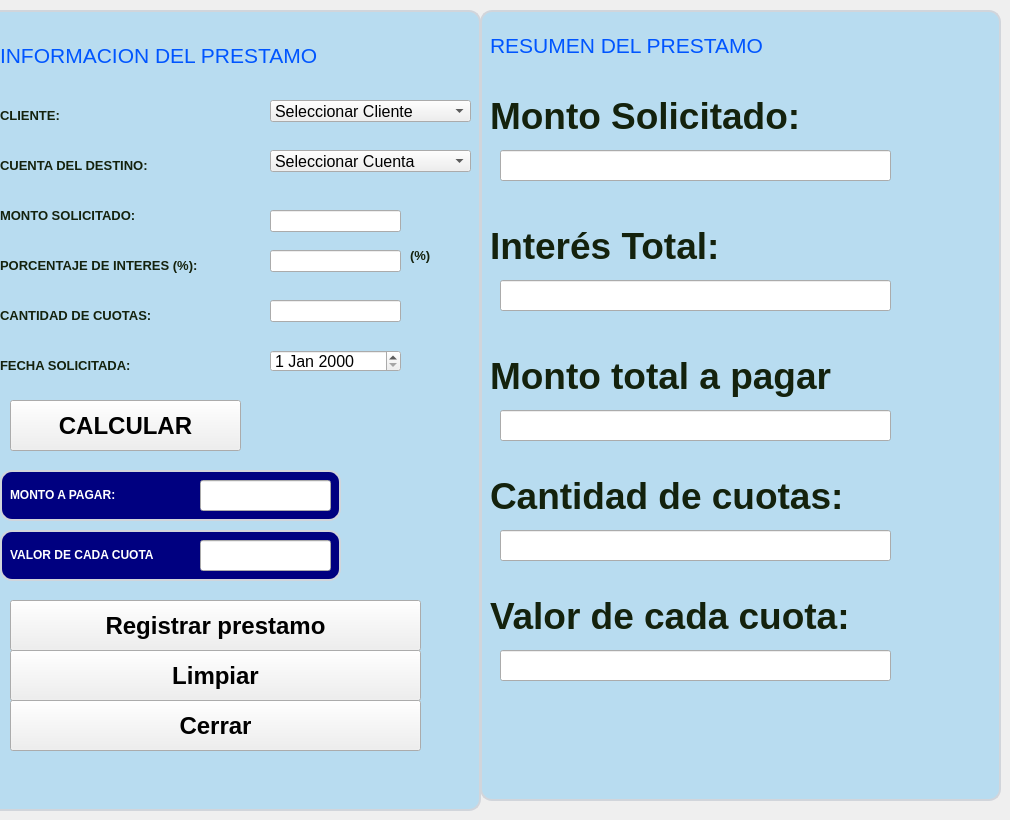
     <widget class="QWidget" name="tab">
      <attribute name="title">
       <string>Solicitar Prestamo</string>
      </attribute>
      <widget class="QLabel" name="label_69">
       <property name="geometry">
        <rect>
         <x>0</x>
         <y>20</y>
         <width>391</width>
         <height>71</height>
        </rect>
       </property>
       <property name="font">
        <font>
         <pointsize>16</pointsize>
         <weight>50</weight>
         <bold>false</bold>
        </font>
       </property>
       <property name="text">
        <string>&lt;html&gt;&lt;head/&gt;&lt;body&gt;&lt;p&gt;&lt;span style=&quot; color: #0055FF;;&quot;&gt;INFORMACION DEL PRESTAMO&lt;/span&gt;&lt;/p&gt;&lt;/body&gt;&lt;/html&gt;</string>
       </property>
      </widget>
      <widget class="QLabel" name="label_70">
       <property name="geometry">
        <rect>
         <x>0</x>
         <y>90</y>
         <width>231</width>
         <height>51</height>
        </rect>
       </property>
       <property name="font">
        <font>
         <pointsize>10</pointsize>
         <weight>75</weight>
         <bold>true</bold>
        </font>
       </property>
       <property name="styleSheet">
        <string notr="true">color: #14220D;</string>
       </property>
       <property name="text">
        <string>CLIENTE:</string>
       </property>
      </widget>
      <widget class="QLabel" name="label_71">
       <property name="geometry">
        <rect>
         <x>-40</x>
         <y>10</y>
         <width>521</width>
         <height>801</height>
        </rect>
       </property>
       <property name="font">
        <font>
         <pointsize>14</pointsize>
        </font>
       </property>
       <property name="styleSheet">
        <string notr="true">QLabel {
    background-color: #B8DCF0;
    color: #14220D;
    border: 2px solid #D1D5DB;
    border-radius: 12px;
    padding: 10px;
}</string>
       </property>
       <property name="text">
        <string/>
       </property>
      </widget>
      <widget class="QLabel" name="label_72">
       <property name="geometry">
        <rect>
         <x>0</x>
         <y>140</y>
         <width>231</width>
         <height>51</height>
        </rect>
       </property>
       <property name="font">
        <font>
         <pointsize>10</pointsize>
         <weight>75</weight>
         <bold>true</bold>
        </font>
       </property>
       <property name="styleSheet">
        <string notr="true">color: #14220D;</string>
       </property>
       <property name="text">
        <string>CUENTA DEL DESTINO:</string>
       </property>
      </widget>
      <widget class="QLabel" name="label_73">
       <property name="geometry">
        <rect>
         <x>0</x>
         <y>190</y>
         <width>231</width>
         <height>51</height>
        </rect>
       </property>
       <property name="font">
        <font>
         <pointsize>10</pointsize>
         <weight>75</weight>
         <bold>true</bold>
        </font>
       </property>
       <property name="styleSheet">
        <string notr="true">color: #14220D;</string>
       </property>
       <property name="text">
        <string>MONTO SOLICITADO:</string>
       </property>
      </widget>
      <widget class="QLabel" name="label_74">
       <property name="geometry">
        <rect>
         <x>0</x>
         <y>240</y>
         <width>281</width>
         <height>51</height>
        </rect>
       </property>
       <property name="font">
        <font>
         <pointsize>10</pointsize>
         <weight>75</weight>
         <bold>true</bold>
        </font>
       </property>
       <property name="styleSheet">
        <string notr="true">color: #14220D;</string>
       </property>
       <property name="text">
        <string>PORCENTAJE DE INTERES (%):</string>
       </property>
      </widget>
      <widget class="QLabel" name="label_75">
       <property name="geometry">
        <rect>
         <x>0</x>
         <y>290</y>
         <width>281</width>
         <height>51</height>
        </rect>
       </property>
       <property name="font">
        <font>
         <pointsize>10</pointsize>
         <weight>75</weight>
         <bold>true</bold>
        </font>
       </property>
       <property name="styleSheet">
        <string notr="true">color: #14220D;</string>
       </property>
       <property name="text">
        <string>CANTIDAD DE CUOTAS:</string>
       </property>
      </widget>
      <widget class="QLabel" name="label_76">
       <property name="geometry">
        <rect>
         <x>0</x>
         <y>340</y>
         <width>281</width>
         <height>51</height>
        </rect>
       </property>
       <property name="font">
        <font>
         <pointsize>10</pointsize>
         <weight>75</weight>
         <bold>true</bold>
        </font>
       </property>
       <property name="styleSheet">
        <string notr="true">color: #14220D;</string>
       </property>
       <property name="text">
        <string>FECHA SOLICITADA:</string>
       </property>
      </widget>
      <widget class="QLabel" name="label_77">
       <property name="geometry">
        <rect>
         <x>0</x>
         <y>470</y>
         <width>341</width>
         <height>51</height>
        </rect>
       </property>
       <property name="font">
        <font>
         <pointsize>14</pointsize>
        </font>
       </property>
       <property name="styleSheet">
        <string notr="true">QLabel {
    background-color: navy;
    color: #14220D;
    border: 2px solid #D1D5DB;
    border-radius: 12px;
    padding: 10px;
}</string>
       </property>
       <property name="text">
        <string/>
       </property>
      </widget>
      <widget class="QLabel" name="label_78">
       <property name="geometry">
        <rect>
         <x>480</x>
         <y>10</y>
         <width>521</width>
         <height>791</height>
        </rect>
       </property>
       <property name="font">
        <font>
         <pointsize>36</pointsize>
        </font>
       </property>
       <property name="styleSheet">
        <string notr="true">QLabel {
    background-color: #B8DCF0;
    color: #14220D;
    border: 2px solid #D1D5DB;
    border-radius: 12px;
    padding: 10px;
}</string>
       </property>
       <property name="text">
        <string/>
       </property>
      </widget>
      <widget class="QLabel" name="label_79">
       <property name="geometry">
        <rect>
         <x>0</x>
         <y>530</y>
         <width>341</width>
         <height>51</height>
        </rect>
       </property>
       <property name="font">
        <font>
         <pointsize>14</pointsize>
        </font>
       </property>
       <property name="styleSheet">
        <string notr="true">QLabel {
    background-color: navy;
    color: #14220D;
    border: 2px solid #D1D5DB;
    border-radius: 12px;
    padding: 10px;
}</string>
       </property>
       <property name="text">
        <string/>
       </property>
      </widget>
      <widget class="QLabel" name="label_80">
       <property name="geometry">
        <rect>
         <x>10</x>
         <y>470</y>
         <width>141</width>
         <height>51</height>
        </rect>
       </property>
       <property name="font">
        <font>
         <pointsize>9</pointsize>
         <weight>75</weight>
         <bold>true</bold>
        </font>
       </property>
       <property name="text">
        <string>&lt;html&gt;&lt;head/&gt;&lt;body&gt;&lt;p&gt;&lt;span style=&quot;color: #FFFFFF;&quot;&gt; MONTO A PAGAR:
&lt;/span&gt;&lt;/p&gt;&lt;/body&gt;&lt;/html&gt;</string>
       </property>
      </widget>
      <widget class="QLabel" name="label_81">
       <property name="geometry">
        <rect>
         <x>10</x>
         <y>530</y>
         <width>201</width>
         <height>51</height>
        </rect>
       </property>
       <property name="font">
        <font>
         <pointsize>9</pointsize>
         <weight>75</weight>
         <bold>true</bold>
        </font>
       </property>
       <property name="text">
        <string>&lt;html&gt;&lt;head/&gt;&lt;body&gt;&lt;p&gt;&lt;span style=&quot;color: #FFFFFF;&quot;&gt; VALOR DE CADA CUOTA
&lt;/span&gt;&lt;/p&gt;&lt;/body&gt;&lt;/html&gt;</string>
       </property>
      </widget>
      <widget class="QPushButton" name="pushButton_28">
       <property name="geometry">
        <rect>
         <x>10</x>
         <y>400</y>
         <width>231</width>
         <height>51</height>
        </rect>
       </property>
       <property name="font">
        <font>
         <pointsize>18</pointsize>
         <weight>75</weight>
         <bold>true</bold>
        </font>
       </property>
       <property name="text">
        <string>CALCULAR</string>
       </property>
       <property name="icon">
        <iconset>
         <normaloff>Imagenes/verificar.png</normaloff>Imagenes/verificar.png</iconset>
       </property>
       <property name="iconSize">
        <size>
         <width>50</width>
         <height>40</height>
        </size>
       </property>
      </widget>
      <widget class="QPushButton" name="pushButton_29">
       <property name="geometry">
        <rect>
         <x>10</x>
         <y>600</y>
         <width>411</width>
         <height>51</height>
        </rect>
       </property>
       <property name="font">
        <font>
         <pointsize>18</pointsize>
         <weight>75</weight>
         <bold>true</bold>
        </font>
       </property>
       <property name="text">
        <string>Registrar prestamo</string>
       </property>
       <property name="icon">
        <iconset>
         <normaloff>Imagenes/verificar.png</normaloff>Imagenes/verificar.png</iconset>
       </property>
       <property name="iconSize">
        <size>
         <width>50</width>
         <height>40</height>
        </size>
       </property>
      </widget>
      <widget class="QPushButton" name="pushButton_30">
       <property name="geometry">
        <rect>
         <x>10</x>
         <y>650</y>
         <width>411</width>
         <height>51</height>
        </rect>
       </property>
       <property name="font">
        <font>
         <pointsize>18</pointsize>
         <weight>75</weight>
         <bold>true</bold>
        </font>
       </property>
       <property name="text">
        <string>Limpiar</string>
       </property>
       <property name="icon">
        <iconset>
         <normaloff>Imagenes/verificar.png</normaloff>Imagenes/verificar.png</iconset>
       </property>
       <property name="iconSize">
        <size>
         <width>50</width>
         <height>40</height>
        </size>
       </property>
      </widget>
      <widget class="QPushButton" name="pushButton_31">
       <property name="geometry">
        <rect>
         <x>10</x>
         <y>700</y>
         <width>411</width>
         <height>51</height>
        </rect>
       </property>
       <property name="font">
        <font>
         <pointsize>18</pointsize>
         <weight>75</weight>
         <bold>true</bold>
        </font>
       </property>
       <property name="text">
        <string>Cerrar</string>
       </property>
       <property name="icon">
        <iconset>
         <normaloff>Imagenes/verificar.png</normaloff>Imagenes/verificar.png</iconset>
       </property>
       <property name="iconSize">
        <size>
         <width>50</width>
         <height>40</height>
        </size>
       </property>
      </widget>
      <widget class="QLabel" name="label_83">
       <property name="geometry">
        <rect>
         <x>490</x>
         <y>10</y>
         <width>391</width>
         <height>71</height>
        </rect>
       </property>
       <property name="font">
        <font>
         <pointsize>16</pointsize>
         <weight>50</weight>
         <bold>false</bold>
        </font>
       </property>
       <property name="text">
        <string>&lt;html&gt;&lt;head/&gt;&lt;body&gt;&lt;p&gt;&lt;span style=&quot; color: #0055FF;;&quot;&gt;RESUMEN DEL PRESTAMO&lt;/span&gt;&lt;/p&gt;&lt;/body&gt;&lt;/html&gt;</string>
       </property>
      </widget>
      <widget class="QLabel" name="label_84">
       <property name="geometry">
        <rect>
         <x>490</x>
         <y>90</y>
         <width>471</width>
         <height>51</height>
        </rect>
       </property>
       <property name="font">
        <font>
         <pointsize>28</pointsize>
         <weight>75</weight>
         <bold>true</bold>
        </font>
       </property>
       <property name="styleSheet">
        <string notr="true">color: #14220D;</string>
       </property>
       <property name="text">
        <string>Monto Solicitado:</string>
       </property>
      </widget>
      <widget class="QComboBox" name="comboBox_6">
       <property name="geometry">
        <rect>
         <x>270</x>
         <y>100</y>
         <width>201</width>
         <height>22</height>
        </rect>
       </property>
       <property name="font">
        <font>
         <pointsize>12</pointsize>
         <weight>50</weight>
         <bold>false</bold>
        </font>
       </property>
       <item>
        <property name="text">
         <string>Seleccionar Cliente</string>
        </property>
       </item>
      </widget>
      <widget class="QComboBox" name="comboBox_7">
       <property name="geometry">
        <rect>
         <x>270</x>
         <y>150</y>
         <width>201</width>
         <height>22</height>
        </rect>
       </property>
       <property name="font">
        <font>
         <pointsize>12</pointsize>
         <weight>50</weight>
         <bold>false</bold>
        </font>
       </property>
       <item>
        <property name="text">
         <string>Seleccionar Cuenta</string>
        </property>
       </item>
      </widget>
      <widget class="QLineEdit" name="lineEdit_19">
       <property name="geometry">
        <rect>
         <x>270</x>
         <y>210</y>
         <width>131</width>
         <height>22</height>
        </rect>
       </property>
       <property name="font">
        <font>
         <pointsize>12</pointsize>
         <weight>50</weight>
         <bold>false</bold>
        </font>
       </property>
       <property name="text">
        <string/>
       </property>
      </widget>
      <widget class="QLineEdit" name="lineEdit_20">
       <property name="geometry">
        <rect>
         <x>270</x>
         <y>250</y>
         <width>131</width>
         <height>22</height>
        </rect>
       </property>
       <property name="font">
        <font>
         <pointsize>12</pointsize>
         <weight>50</weight>
         <bold>false</bold>
        </font>
       </property>
      </widget>
      <widget class="QLabel" name="label_85">
       <property name="geometry">
        <rect>
         <x>410</x>
         <y>230</y>
         <width>41</width>
         <height>51</height>
        </rect>
       </property>
       <property name="font">
        <font>
         <pointsize>10</pointsize>
         <weight>75</weight>
         <bold>true</bold>
        </font>
       </property>
       <property name="styleSheet">
        <string notr="true">color: #14220D;</string>
       </property>
       <property name="text">
        <string>(%)</string>
       </property>
      </widget>
      <widget class="QLineEdit" name="lineEdit_21">
       <property name="geometry">
        <rect>
         <x>270</x>
         <y>300</y>
         <width>131</width>
         <height>22</height>
        </rect>
       </property>
       <property name="font">
        <font>
         <pointsize>12</pointsize>
         <weight>50</weight>
         <bold>false</bold>
        </font>
       </property>
      </widget>
      <widget class="QDateEdit" name="dateEdit_5">
       <property name="geometry">
        <rect>
         <x>270</x>
         <y>350</y>
         <width>131</width>
         <height>22</height>
        </rect>
       </property>
       <property name="font">
        <font>
         <pointsize>12</pointsize>
         <weight>50</weight>
         <bold>false</bold>
        </font>
       </property>
      </widget>
      <widget class="QLabel" name="label_86">
       <property name="geometry">
        <rect>
         <x>490</x>
         <y>220</y>
         <width>431</width>
         <height>51</height>
        </rect>
       </property>
       <property name="font">
        <font>
         <pointsize>28</pointsize>
         <weight>75</weight>
         <bold>true</bold>
        </font>
       </property>
       <property name="styleSheet">
        <string notr="true">color: #14220D;</string>
       </property>
       <property name="text">
        <string>Interés Total:</string>
       </property>
      </widget>
      <widget class="QLabel" name="label_87">
       <property name="geometry">
        <rect>
         <x>490</x>
         <y>350</y>
         <width>481</width>
         <height>51</height>
        </rect>
       </property>
       <property name="font">
        <font>
         <pointsize>28</pointsize>
         <weight>75</weight>
         <bold>true</bold>
        </font>
       </property>
       <property name="styleSheet">
        <string notr="true">color: #14220D;</string>
       </property>
       <property name="text">
        <string>Monto total a pagar</string>
       </property>
      </widget>
      <widget class="QLabel" name="label_88">
       <property name="geometry">
        <rect>
         <x>490</x>
         <y>590</y>
         <width>491</width>
         <height>51</height>
        </rect>
       </property>
       <property name="font">
        <font>
         <pointsize>28</pointsize>
         <weight>75</weight>
         <bold>true</bold>
        </font>
       </property>
       <property name="styleSheet">
        <string notr="true">color: #14220D;</string>
       </property>
       <property name="text">
        <string>Valor de cada cuota:</string>
       </property>
      </widget>
      <widget class="QLabel" name="label_89">
       <property name="geometry">
        <rect>
         <x>490</x>
         <y>470</y>
         <width>511</width>
         <height>51</height>
        </rect>
       </property>
       <property name="font">
        <font>
         <pointsize>28</pointsize>
         <weight>75</weight>
         <bold>true</bold>
        </font>
       </property>
       <property name="styleSheet">
        <string notr="true">color: #14220D;</string>
       </property>
       <property name="text">
        <string>Cantidad de cuotas:</string>
       </property>
      </widget>
      <widget class="QLineEdit" name="lineEdit_23">
       <property name="geometry">
        <rect>
         <x>500</x>
         <y>150</y>
         <width>391</width>
         <height>31</height>
        </rect>
       </property>
       <property name="font">
        <font>
         <pointsize>20</pointsize>
         <weight>75</weight>
         <bold>true</bold>
        </font>
       </property>
       <property name="readOnly">
        <bool>true</bool>
       </property>
      </widget>
      <widget class="QLineEdit" name="lineEdit_24">
       <property name="geometry">
        <rect>
         <x>500</x>
         <y>280</y>
         <width>391</width>
         <height>31</height>
        </rect>
       </property>
       <property name="font">
        <font>
         <pointsize>20</pointsize>
         <weight>75</weight>
         <bold>true</bold>
        </font>
       </property>
       <property name="readOnly">
        <bool>true</bool>
       </property>
      </widget>
      <widget class="QLineEdit" name="lineEdit_25">
       <property name="geometry">
        <rect>
         <x>500</x>
         <y>410</y>
         <width>391</width>
         <height>31</height>
        </rect>
       </property>
       <property name="font">
        <font>
         <pointsize>20</pointsize>
         <weight>75</weight>
         <bold>true</bold>
        </font>
       </property>
       <property name="readOnly">
        <bool>true</bool>
       </property>
      </widget>
      <widget class="QLineEdit" name="lineEdit_26">
       <property name="geometry">
        <rect>
         <x>500</x>
         <y>530</y>
         <width>391</width>
         <height>31</height>
        </rect>
       </property>
       <property name="font">
        <font>
         <pointsize>20</pointsize>
         <weight>75</weight>
         <bold>true</bold>
        </font>
       </property>
       <property name="readOnly">
        <bool>true</bool>
       </property>
      </widget>
      <widget class="QLineEdit" name="lineEdit_27">
       <property name="geometry">
        <rect>
         <x>500</x>
         <y>650</y>
         <width>391</width>
         <height>31</height>
        </rect>
       </property>
       <property name="font">
        <font>
         <pointsize>20</pointsize>
         <weight>75</weight>
         <bold>true</bold>
        </font>
       </property>
       <property name="readOnly">
        <bool>true</bool>
       </property>
      </widget>
      <widget class="QLineEdit" name="lineEdit_32">
       <property name="geometry">
        <rect>
         <x>200</x>
         <y>480</y>
         <width>131</width>
         <height>31</height>
        </rect>
       </property>
       <property name="readOnly">
        <bool>true</bool>
       </property>
      </widget>
      <widget class="QLineEdit" name="lineEdit_33">
       <property name="geometry">
        <rect>
         <x>200</x>
         <y>540</y>
         <width>131</width>
         <height>31</height>
        </rect>
       </property>
       <property name="readOnly">
        <bool>true</bool>
       </property>
      </widget>
      <zorder>label_71</zorder>
      <zorder>label_69</zorder>
      <zorder>label_70</zorder>
      <zorder>label_72</zorder>
      <zorder>label_73</zorder>
      <zorder>label_74</zorder>
      <zorder>label_75</zorder>
      <zorder>label_76</zorder>
      <zorder>label_77</zorder>
      <zorder>label_78</zorder>
      <zorder>label_79</zorder>
      <zorder>label_80</zorder>
      <zorder>label_81</zorder>
      <zorder>pushButton_28</zorder>
      <zorder>pushButton_29</zorder>
      <zorder>pushButton_30</zorder>
      <zorder>pushButton_31</zorder>
      <zorder>label_83</zorder>
      <zorder>label_84</zorder>
      <zorder>comboBox_6</zorder>
      <zorder>comboBox_7</zorder>
      <zorder>lineEdit_19</zorder>
      <zorder>lineEdit_20</zorder>
      <zorder>label_85</zorder>
      <zorder>lineEdit_21</zorder>
      <zorder>dateEdit_5</zorder>
      <zorder>label_86</zorder>
      <zorder>label_87</zorder>
      <zorder>label_88</zorder>
      <zorder>label_89</zorder>
      <zorder>lineEdit_23</zorder>
      <zorder>lineEdit_24</zorder>
      <zorder>lineEdit_25</zorder>
      <zorder>lineEdit_26</zorder>
      <zorder>lineEdit_27</zorder>
      <zorder>lineEdit_32</zorder>
      <zorder>lineEdit_33</zorder>
     </widget>
